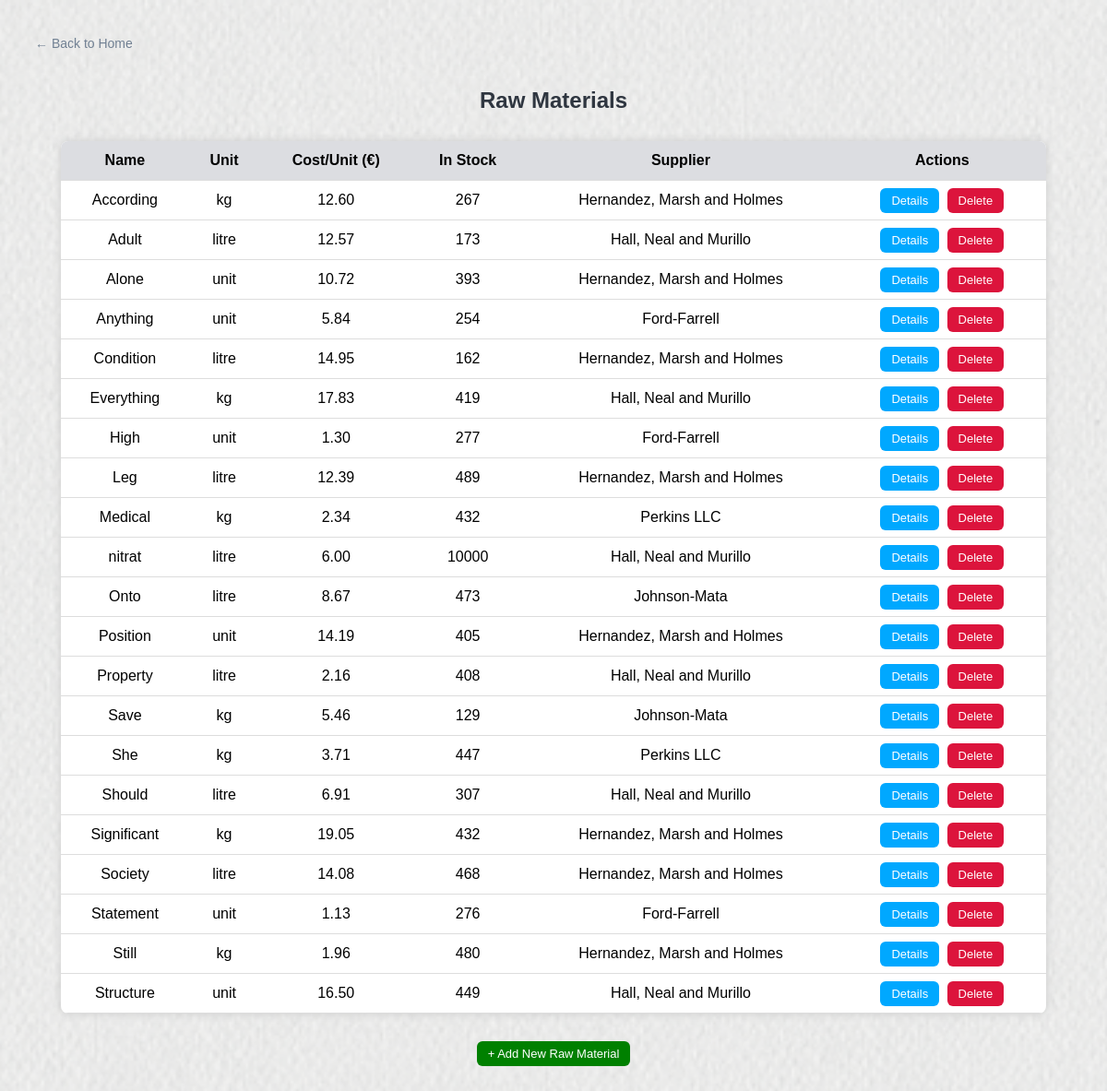
/Factory/factory_raw/raw_materials.php, run on the app's committed database.
### tables this page shows
CREATE TABLE IF NOT EXISTS `rawmaterial` (
  `RawMaterialID` int NOT NULL,
  `Name` varchar(100) DEFAULT NULL,
  `Unit` varchar(20) DEFAULT NULL,
  `CostPerUnit` decimal(10,2) DEFAULT NULL,
  `StockQuantity` int DEFAULT NULL,
  `SupplierID` int DEFAULT NULL,
  PRIMARY KEY (`RawMaterialID`)
);

CREATE TABLE IF NOT EXISTS `supplier` (
  `SupplierID` int NOT NULL,
  `Name` varchar(100) DEFAULT NULL,
  `CompanyName` varchar(100) DEFAULT NULL,
  `Phone` varchar(20) DEFAULT NULL,
  `Email` varchar(100) DEFAULT NULL,
  `Location` varchar(200) DEFAULT NULL,
  PRIMARY KEY (`SupplierID`)
);

### Factory/factory_raw/raw_materials.php (the view, shortened to what this page needs)
<?php
require_once '../config.php';
$query = "
    SELECT r.*, s.CompanyName
    FROM rawmaterial r
    LEFT JOIN supplier s ON r.SupplierID = s.SupplierID
    ORDER BY r.Name ASC
";
$result = mysqli_query($conn, $query);
?>
<!DOCTYPE html>
<html>
<head>
</head>
<body>
<a class="btn-back" href="../index.php">← Back to Home</a>
<h2>Raw Materials</h2>
<table>
    <thead>
        <tr>
            <th>Name</th>
            <th>Unit</th>
            <th>Cost/Unit (€)</th>
            <th>In Stock</th>
            <th>Supplier</th>
            <th>Actions</th>
        </tr>
    </thead>
    <tbody>
    <?php while ($row = mysqli_fetch_assoc($result)): ?>
        <tr>
            <td><?= htmlspecialchars($row['Name']) ?></td>
            <td><?= htmlspecialchars($row['Unit']) ?></td>
            <td><?= $row['CostPerUnit'] ?></td>
            <td><?= $row['StockQuantity'] ?></td>
            <td><?= htmlspecialchars($row['CompanyName'] ?? 'N/A') ?></td>
            <td>
                <a class="btn" href="raw_details.php?id=<?= $row['RawMaterialID'] ?>">Details</a>
                <a class="btn btn-delete" href="?delete=<?= $row['RawMaterialID'] ?>" onclick="return confirm('Delete this material?')">Delete</a>
            </td>
        </tr>
    <?php endwhile; ?>
    </tbody>
</table>
<a class="btn btn-add" href="add_raw.php">+ Add New Raw Material</a>
</body>
</html>

### Factory/factory_raw/raw_materials.php (style rules this page uses)
body { background-image: url('../images/fabric_1.png'); background-size: cover; background-position: center; background-repeat: no-repeat; background-attachment: fixed; font-family: Arial; background-color: #f5f6fa; padding: 30px; }
h2 { text-align: center; color: #2f3640; }
table { width: 95%; margin: 30px auto; background-color: white; border-collapse: collapse; border-radius: 8px; overflow: hidden; box-shadow: 0 0 10px #ccc; }
th, td { padding: 12px; border-bottom: 1px solid #ddd; text-align: center; }
th { background-color: #dcdde1; }
.btn { padding: 6px 12px; background-color: #00a8ff; color: white; text-decoration: none; border-radius: 6px; font-size: 13px; margin: 0 2px; }
.btn-delete { background-color: crimson; }
.btn-add { display: block; width: fit-content; margin: 20px auto; background-color: green; }
.btn-back { display: inline-block; margin-bottom: 20px; text-decoration: none; color: #718093; font-size: 14px; }

### data on the page
rawmaterial: Name "According", Unit "kg", CostPerUnit "12.60", StockQuantity "267", SupplierID.CompanyName "Hernandez, Marsh and Holmes"
rawmaterial: Name "Adult", Unit "litre", CostPerUnit "12.57", StockQuantity "173", SupplierID.CompanyName "Hall, Neal and Murillo"
rawmaterial: Name "Alone", Unit "unit", CostPerUnit "10.72", StockQuantity "393", SupplierID.CompanyName "Hernandez, Marsh and Holmes"
rawmaterial: Name "Anything", Unit "unit", CostPerUnit "5.84", StockQuantity "254", SupplierID.CompanyName "Ford-Farrell"
rawmaterial: Name "Condition", Unit "litre", CostPerUnit "14.95", StockQuantity "162", SupplierID.CompanyName "Hernandez, Marsh and Holmes"
rawmaterial: Name "Everything", Unit "kg", CostPerUnit "17.83", StockQuantity "419", SupplierID.CompanyName "Hall, Neal and Murillo"
rawmaterial: Name "High", Unit "unit", CostPerUnit "1.30", StockQuantity "277", SupplierID.CompanyName "Ford-Farrell"
rawmaterial: Name "Leg", Unit "litre", CostPerUnit "12.39", StockQuantity "489", SupplierID.CompanyName "Hernandez, Marsh and Holmes"
rawmaterial: Name "Medical", Unit "kg", CostPerUnit "2.34", StockQuantity "432", SupplierID.CompanyName "Perkins LLC"
rawmaterial: Name "nitrat", Unit "litre", CostPerUnit "6.00", StockQuantity "10000", SupplierID.CompanyName "Hall, Neal and Murillo"
rawmaterial: Name "Onto", Unit "litre", CostPerUnit "8.67", StockQuantity "473", SupplierID.CompanyName "Johnson-Mata"
rawmaterial: Name "Position", Unit "unit", CostPerUnit "14.19", StockQuantity "405", SupplierID.CompanyName "Hernandez, Marsh and Holmes"
rawmaterial: Name "Property", Unit "litre", CostPerUnit "2.16", StockQuantity "408", SupplierID.CompanyName "Hall, Neal and Murillo"
rawmaterial: Name "Save", Unit "kg", CostPerUnit "5.46", StockQuantity "129", SupplierID.CompanyName "Johnson-Mata"
rawmaterial: Name "She", Unit "kg", CostPerUnit "3.71", StockQuantity "447", SupplierID.CompanyName "Perkins LLC"
rawmaterial: Name "Should", Unit "litre", CostPerUnit "6.91", StockQuantity "307", SupplierID.CompanyName "Hall, Neal and Murillo"
rawmaterial: Name "Significant", Unit "kg", CostPerUnit "19.05", StockQuantity "432", SupplierID.CompanyName "Hernandez, Marsh and Holmes"
rawmaterial: Name "Society", Unit "litre", CostPerUnit "14.08", StockQuantity "468", SupplierID.CompanyName "Hernandez, Marsh and Holmes"
rawmaterial: Name "Statement", Unit "unit", CostPerUnit "1.13", StockQuantity "276", SupplierID.CompanyName "Ford-Farrell"
rawmaterial: Name "Still", Unit "kg", CostPerUnit "1.96", StockQuantity "480", SupplierID.CompanyName "Hernandez, Marsh and Holmes"
rawmaterial: Name "Structure", Unit "unit", CostPerUnit "16.50", StockQuantity "449", SupplierID.CompanyName "Hall, Neal and Murillo"
